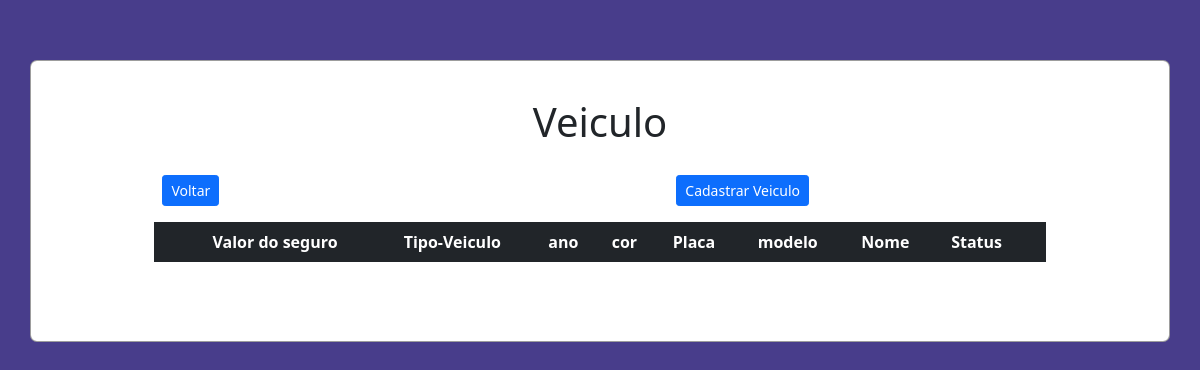
Before: /src/views/veiculo.php with the older database file.
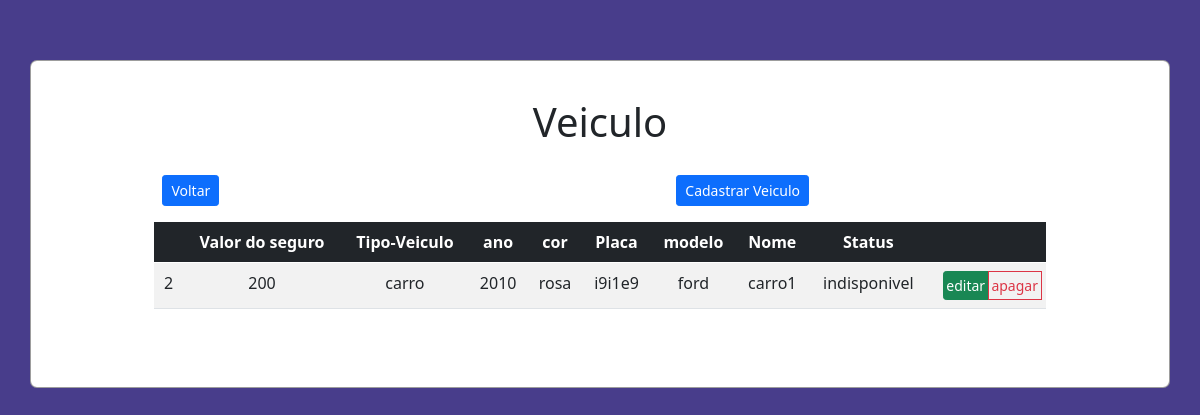
After: the same page with the newer database file.
### tables this page shows
CREATE TABLE `veiculo` (
  `idveiculo` int(11) NOT NULL,
  `idtipoveiculo` int(11) NOT NULL,
  `idmodelo` int(11) NOT NULL,
  `idseguro` int(11) NOT NULL,
  `ano` varchar(200) NOT NULL,
  `cor` varchar(200) NOT NULL,
  `placa` varchar(200) NOT NULL,
  `status` varchar(200) NOT NULL,
  `nome` varchar(200) NOT NULL
);

CREATE TABLE `seguro` (
  `idseguro` int(11) NOT NULL,
  `datafinal` date NOT NULL,
  `datainicio` date NOT NULL,
  `valor` int(11) NOT NULL
);

CREATE TABLE `tipoveiculo` (
  `idtipoveiculo` int(11) NOT NULL,
  `descricao` varchar(200) NOT NULL
);

CREATE TABLE `modelo` (
  `idmodelo` int(11) NOT NULL,
  `descricao` varchar(200) NOT NULL
);

### src/controller/veiculoController.php (called while the page is built, shortened)
<?php
require_once '../model/veiculo.php';
require_once '../model/Database.php';
class veiculoController extends veiculo
{
    protected $tabela = 'veiculo';
     public function findAll()
    {
        $query = "SELECT * FROM $this->tabela";
        $stm = Database::prepare($query);
        $stm->execute();
        $veiculos = array();
        foreach ($stm->fetchAll() as $veiculo) {
            $veiculos[] = new veiculo($veiculo->idveiculo,$veiculo->idseguro, $veiculo->idmodelo, $veiculo->idtipoveiculo,$veiculo->ano, $veiculo->cor, $veiculo->placa, $veiculo->status, $veiculo->nome);
        }
        return $veiculos;
    }
}

### src/model/Database.php (called while the page is built, shortened)
<?php
class Database
{
    private static $instance;
    public static function getInstance()
    {
        if (!isset(self::$instance)) {
            try {
                self::$instance = new PDO('mysql:host=' . HOST . '; dbname=' . BASE, USER, PASS);
                self::$instance->setAttribute(PDO::ATTR_ERRMODE, PDO::ERRMODE_EXCEPTION);
                self::$instance->setAttribute(PDO::ATTR_DEFAULT_FETCH_MODE, PDO::FETCH_OBJ);
            } catch (PDOException $error) {
                echo $error->getMessage();
            }
        }
        return self::$instance;
    }
    public static function prepare($sql)
    {
        return self::getInstance()->prepare($sql);
    }
}

### src/model/veiculo.php (called while the page is built, shortened)
<?php
class  veiculo
{
    private $idveiculo;
    private $idseguro;
    private $idmodelo;
    private $idtipoveiculo;
    private $ano;
    private $cor;
    private $placa;
    private $status;
    private $nome;
    public function __construct($idveiculo, $idseguro,$idmodelo,$idtipoveiculo,$ano,$cor,$placa,$status,$nome)
    {
        $this->idveiculo = $idveiculo;
        $this->idseguro = $idseguro;
        $this->idmodelo = $idmodelo;
        $this->idtipoveiculo = $idtipoveiculo;
        $this->ano = $ano;
        $this->cor = $cor;
        $this->placa = $placa;
        $this->status = $status;
        $this->nome = $nome;
    }
    public function getidveiculo()
    {
        return $this->idveiculo;
    }
    public function getidseguro()
    {
        return $this->idseguro;
    }
    public function getidmodelo()
    {
        return $this->idmodelo;
    }
    public function getidtipoveiculo()
    {
        return $this->idtipoveiculo;
    }
    public function getano()
    {
        return $this->ano;
    }
    public function getcor()
    {
        return $this->cor;
    }
    public function getplaca()
    {
        return $this->placa;
    }
    public function getstatus()
    {
        return $this->status;
    }
    public function getnome()
    {
        return $this->nome;
    }
}

### src/controller/seguroController.php (called while the page is built, shortened)
<?php
require_once '../model/seguro.php';
require_once '../model/Database.php';
class seguroController extends seguro
{
    protected $tabela = 'seguro';
    public function findOne($idseguro)
    {
        $query = "SELECT * FROM $this->tabela WHERE idseguro = :id";
        $stm = Database::prepare($query);
        $stm->bindParam(':id', $idseguro, PDO::PARAM_INT);
        $stm->execute();
        $seguro = new seguro(null, null, null, null);
        foreach ($stm->fetchAll() as $cl) {
            $seguro->setidseguro($cl->idseguro);
            $seguro->setvalor($cl->valor);
            $seguro->setdatafinal($cl->datafinal);
            $seguro->setdatainicio($cl->datainicio);
        }
        return $seguro;
    }
}

### src/model/seguro.php (called while the page is built, shortened)
<?php
class seguro
{
    private $valor;
    public function __construct($idseguro, $valor, $datafinal,$datainicio)
    {
        $this->valor = $valor;
    }
    public function setvalor($valor) {
        $this->valor = $valor;
    }
    public function getvalor() {
        return $this->valor;
    }
}

### src/controller/tipoveiculoController.php (called while the page is built, shortened)
<?php
require_once '../model/tipoveiculo.php';
require_once '../model/Database.php';
class tipoveiculoController extends tipoveiculo
{
    protected $tabela = 'tipoveiculo';
    public function findOne($idtipoveiculo)
    {
        $query = "SELECT * FROM $this->tabela WHERE idtipoveiculo = :id";
        $stm = Database::prepare($query);
        $stm->bindParam(':id', $idtipoveiculo, PDO::PARAM_INT);
        $stm->execute();
        $tipoveiculo = new tipoveiculo(null, null, null, null);
        foreach ($stm->fetchAll() as $cl) {
            $tipoveiculo->setidtipoveiculo($cl->idtipoveiculo);
            $tipoveiculo->setdescricao($cl->descricao);
        }
        return $tipoveiculo;
    }
}

### src/model/tipoveiculo.php (called while the page is built, shortened)
<?php
class tipoveiculo
{
    private $descricao;
    public function __construct($idtipoveiculo, $descricao)
    {
        $this->descricao = $descricao;
    }
    public function getdescricao()
    {
        return $this->descricao;
    }
    public function setdescricao($descricao)
    {
        $this->descricao = $descricao;
    }
}

### src/controller/modeloController.php (called while the page is built, shortened)
<?php
require_once '../model/modelo.php';
require_once '../model/Database.php';
class modeloController extends modelo
{
    protected $tabela = 'modelo';
    public function findOne($idmodelo)
    {
        $query = "SELECT * FROM $this->tabela WHERE idmodelo = :id";
        $stm = Database::prepare($query);
        $stm->bindParam(':id', $idmodelo, PDO::PARAM_INT);
        $stm->execute();
        $modelo = new modelo(null, null, null, null);
        foreach ($stm->fetchAll() as $cl) {
            $modelo->setidmodelo($cl->idmodelo);
            $modelo->setdescricao($cl->descricao);
        }
        return $modelo;
    }
}

### src/model/modelo.php (called while the page is built, shortened)
<?php
class modelo
{
    private $descricao;
    public function __construct($idmodelo, $descricao)
    {
        $this->descricao = $descricao;
    }
    public function getdescricao()
    {
        return $this->descricao;
    }
    public function setdescricao($descricao)
    {
        $this->descricao = $descricao;
    }
}

### src/views/veiculo.php (the view, shortened to what the changed rows need)
<?php
require_once '../controller/veiculoController.php';
require_once '../controller/seguroController.php';
require_once '../controller/modeloController.php';
require_once '../controller/tipoveiculoController.php';
$veiculos = new veiculoController();
$seguros = new seguroController();
$modelos = new modeloController();
$tipoveiculos = new tipoveiculoController();
?>
<!DOCTYPE html>
<html lang="pt_br">
<head>
    <link href="https://cdn.jsdelivr.net/npm/bootstrap@5.0.1/dist/css/bootstrap.min.css" rel="stylesheet">
    <link rel="stylesheet" href="../../public/styles/main.css">
</head>
<body class="text-center">
    <div class="container">
        <h1 class="p-1 title">Veiculo</h1>
        <table class="table table-striped" id="table">
            <thead class="table-dark">
                <th></th>
                <th>Valor do seguro</th>
                <th>Tipo-Veiculo</th>
                <th>ano</th>
                <th>cor</th>
                <th>Placa</th>
                <th>modelo</th>
                <th>Nome</th>
                <th>Status</th>
                <th></th>
            </thead>
            <tbody>
                <?php
                foreach ($veiculos->findAll() as $veiculo) { ?>
                    <tr>
                        <td> <?= $veiculo->getidveiculo() ?> </td>
                        <td> <?= $seguros->findOne($veiculo->getidseguro())->getvalor() ?> </td>
                        <td> <?= $tipoveiculos->findOne($veiculo->getidtipoveiculo())->getdescricao() ?> </td>
                        <td> <?= $veiculo->getano() ?> </td>
                        <td> <?= $veiculo->getcor() ?> </td>
                        <td> <?= $veiculo->getplaca() ?> </td>
                        <td> <?= $modelos->findOne($veiculo->getidmodelo())->getdescricao() ?> </td>
                        <td> <?= $veiculo->getnome() ?> </td>
                        <td> <?= $veiculo->getstatus() ?> </td>
                        <td>
                            <div class="btn-group btn-group-sm">
                                <a href="./editarveiculo.php?id=<?= $veiculo->getidveiculo() ?>" class="btn btn-success">editar</a><br>
                                <a href="./apagarveiculo.php?id=<?= $veiculo->getidveiculo() ?>"  onclick="return confirm('Tem certeza de que deseja excluir este item?');"class="btn btn-outline-danger">apagar</a>
                                <br>
                            </div>
                        </td>
                    </tr> <?php
                        }
                            ?>
            </tbody>
        </table>
    </div>
</body>
</html>

Changed rows visible on the page:
added veiculo: idveiculo "2", idseguro.datainicio "200", idtipoveiculo.descricao "carro", ano "2010", cor "rosa", placa "i9i1e9", idmodelo.descricao "ford", nome "carro1", status "indisponivel"
